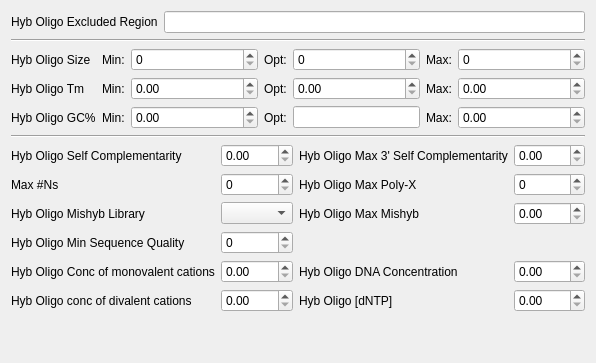
     <widget class="QWidget" name="tab_InternalOligo">
      <attribute name="title">
       <string>Internal Oligo</string>
      </attribute>
      <layout class="QVBoxLayout" name="verticalLayout_7">
       <item>
        <layout class="QHBoxLayout" name="horizontalLayout_4">
         <item>
          <widget class="QLabel" name="label_58">
           <property name="text">
            <string>Hyb Oligo Excluded Region</string>
           </property>
          </widget>
         </item>
         <item>
          <widget class="QLineEdit" name="edit_PRIMER_INTERNAL_OLIGO_EXCLUDED_REGION"/>
         </item>
        </layout>
       </item>
       <item>
        <widget class="Line" name="line_9">
         <property name="orientation">
          <enum>Qt::Horizontal</enum>
         </property>
        </widget>
       </item>
       <item>
        <layout class="QGridLayout" name="gridLayout_14">
         <item row="0" column="0">
          <widget class="QLabel" name="label_59">
           <property name="text">
            <string>Hyb Oligo Size</string>
           </property>
          </widget>
         </item>
         <item row="1" column="0">
          <widget class="QLabel" name="label_60">
           <property name="text">
            <string>Hyb Oligo Tm</string>
           </property>
          </widget>
         </item>
         <item row="2" column="0">
          <widget class="QLabel" name="label_61">
           <property name="text">
            <string>Hyb Oligo GC%</string>
           </property>
          </widget>
         </item>
         <item row="0" column="1">
          <widget class="QLabel" name="label_62">
           <property name="text">
            <string>Min:</string>
           </property>
          </widget>
         </item>
         <item row="1" column="1">
          <widget class="QLabel" name="label_63">
           <property name="text">
            <string>Min:</string>
           </property>
          </widget>
         </item>
         <item row="2" column="1">
          <widget class="QLabel" name="label_64">
           <property name="text">
            <string>Min:</string>
           </property>
          </widget>
         </item>
         <item row="0" column="2">
          <widget class="QSpinBox" name="edit_PRIMER_INTERNAL_OLIGO_MIN_SIZE">
           <property name="sizePolicy">
            <sizepolicy hsizetype="Expanding" vsizetype="Fixed">
             <horstretch>0</horstretch>
             <verstretch>0</verstretch>
            </sizepolicy>
           </property>
           <property name="maximum">
            <number>9999</number>
           </property>
          </widget>
         </item>
         <item row="1" column="2">
          <widget class="QDoubleSpinBox" name="edit_PRIMER_INTERNAL_OLIGO_MIN_TM">
           <property name="sizePolicy">
            <sizepolicy hsizetype="Expanding" vsizetype="Fixed">
             <horstretch>0</horstretch>
             <verstretch>0</verstretch>
            </sizepolicy>
           </property>
           <property name="maximum">
            <double>9999.989999999999782</double>
           </property>
          </widget>
         </item>
         <item row="2" column="2">
          <widget class="QDoubleSpinBox" name="edit_PRIMER_INTERNAL_OLIGO_MIN_GC">
           <property name="sizePolicy">
            <sizepolicy hsizetype="Expanding" vsizetype="Fixed">
             <horstretch>0</horstretch>
             <verstretch>0</verstretch>
            </sizepolicy>
           </property>
           <property name="maximum">
            <double>100.000000000000000</double>
           </property>
          </widget>
         </item>
         <item row="0" column="3">
          <widget class="QLabel" name="label_65">
           <property name="text">
            <string>Opt:</string>
           </property>
          </widget>
         </item>
         <item row="1" column="3">
          <widget class="QLabel" name="label_66">
           <property name="text">
            <string>Opt:</string>
           </property>
          </widget>
         </item>
         <item row="2" column="3">
          <widget class="QLabel" name="label_67">
           <property name="text">
            <string>Opt:</string>
           </property>
          </widget>
         </item>
         <item row="0" column="4">
          <widget class="QSpinBox" name="edit_PRIMER_INTERNAL_OLIGO_OPT_SIZE">
           <property name="sizePolicy">
            <sizepolicy hsizetype="Expanding" vsizetype="Fixed">
             <horstretch>0</horstretch>
             <verstretch>0</verstretch>
            </sizepolicy>
           </property>
           <property name="maximum">
            <number>9999</number>
           </property>
          </widget>
         </item>
         <item row="1" column="4">
          <widget class="QDoubleSpinBox" name="edit_PRIMER_INTERNAL_OLIGO_OPT_TM">
           <property name="sizePolicy">
            <sizepolicy hsizetype="Expanding" vsizetype="Fixed">
             <horstretch>0</horstretch>
             <verstretch>0</verstretch>
            </sizepolicy>
           </property>
           <property name="maximum">
            <double>9999.989999999999782</double>
           </property>
          </widget>
         </item>
         <item row="2" column="4">
          <widget class="QLineEdit" name="edit_PRIMER_INTERNAL_OLIGO_OPT_GC_PERCENT"/>
         </item>
         <item row="0" column="5">
          <widget class="QLabel" name="label_68">
           <property name="text">
            <string>Max:</string>
           </property>
          </widget>
         </item>
         <item row="1" column="5">
          <widget class="QLabel" name="label_69">
           <property name="text">
            <string>Max:</string>
           </property>
          </widget>
         </item>
         <item row="2" column="5">
          <widget class="QLabel" name="label_70">
           <property name="text">
            <string>Max:</string>
           </property>
          </widget>
         </item>
         <item row="0" column="6">
          <widget class="QSpinBox" name="edit_PRIMER_INTERNAL_OLIGO_MAX_SIZE">
           <property name="sizePolicy">
            <sizepolicy hsizetype="Expanding" vsizetype="Fixed">
             <horstretch>0</horstretch>
             <verstretch>0</verstretch>
            </sizepolicy>
           </property>
          </widget>
         </item>
         <item row="1" column="6">
          <widget class="QDoubleSpinBox" name="edit_PRIMER_INTERNAL_OLIGO_MAX_TM">
           <property name="sizePolicy">
            <sizepolicy hsizetype="Expanding" vsizetype="Fixed">
             <horstretch>0</horstretch>
             <verstretch>0</verstretch>
            </sizepolicy>
           </property>
          </widget>
         </item>
         <item row="2" column="6">
          <widget class="QDoubleSpinBox" name="edit_PRIMER_INTERNAL_OLIGO_MAX_GC">
           <property name="sizePolicy">
            <sizepolicy hsizetype="Expanding" vsizetype="Fixed">
             <horstretch>0</horstretch>
             <verstretch>0</verstretch>
            </sizepolicy>
           </property>
          </widget>
         </item>
        </layout>
       </item>
       <item>
        <widget class="Line" name="line_10">
         <property name="orientation">
          <enum>Qt::Horizontal</enum>
         </property>
        </widget>
       </item>
       <item>
        <layout class="QGridLayout" name="gridLayout_15">
         <item row="0" column="0">
          <widget class="QLabel" name="label_71">
           <property name="text">
            <string>Hyb Oligo Self Complementarity</string>
           </property>
          </widget>
         </item>
         <item row="1" column="0">
          <widget class="QLabel" name="label_72">
           <property name="text">
            <string>Max #Ns</string>
           </property>
          </widget>
         </item>
         <item row="2" column="0">
          <widget class="QLabel" name="label_73">
           <property name="text">
            <string>Hyb Oligo Mishyb Library</string>
           </property>
          </widget>
         </item>
         <item row="3" column="0">
          <widget class="QLabel" name="label_74">
           <property name="text">
            <string>Hyb Oligo Min Sequence Quality</string>
           </property>
          </widget>
         </item>
         <item row="4" column="0">
          <widget class="QLabel" name="label_75">
           <property name="text">
            <string>Hyb Oligo Conc of monovalent cations</string>
           </property>
          </widget>
         </item>
         <item row="5" column="0">
          <widget class="QLabel" name="label_76">
           <property name="text">
            <string>Hyb Oligo conc of divalent cations</string>
           </property>
          </widget>
         </item>
         <item row="0" column="1">
          <widget class="QDoubleSpinBox" name="edit_PRIMER_INTERNAL_OLIGO_SELF_ANY">
           <property name="sizePolicy">
            <sizepolicy hsizetype="Expanding" vsizetype="Fixed">
             <horstretch>0</horstretch>
             <verstretch>0</verstretch>
            </sizepolicy>
           </property>
           <property name="maximum">
            <double>9999.989999999999782</double>
           </property>
          </widget>
         </item>
         <item row="1" column="1">
          <widget class="QSpinBox" name="edit_PRIMER_INTERNAL_OLIGO_NUM_NS">
           <property name="sizePolicy">
            <sizepolicy hsizetype="Expanding" vsizetype="Fixed">
             <horstretch>0</horstretch>
             <verstretch>0</verstretch>
            </sizepolicy>
           </property>
           <property name="maximum">
            <number>9999</number>
           </property>
          </widget>
         </item>
         <item row="2" column="1">
          <widget class="QComboBox" name="combobox_PRIMER_INTERNAL_OLIGO_MISHYB_LIBRARY">
           <property name="sizePolicy">
            <sizepolicy hsizetype="Expanding" vsizetype="Fixed">
             <horstretch>0</horstretch>
             <verstretch>0</verstretch>
            </sizepolicy>
           </property>
          </widget>
         </item>
         <item row="3" column="1">
          <widget class="QSpinBox" name="edit_PRIMER_INTERNAL_OLIGO_MIN_QUALITY">
           <property name="sizePolicy">
            <sizepolicy hsizetype="Expanding" vsizetype="Fixed">
             <horstretch>0</horstretch>
             <verstretch>0</verstretch>
            </sizepolicy>
           </property>
           <property name="maximum">
            <number>9999</number>
           </property>
          </widget>
         </item>
         <item row="4" column="1">
          <widget class="QDoubleSpinBox" name="edit_PRIMER_INTERNAL_OLIGO_SALT_CONC">
           <property name="sizePolicy">
            <sizepolicy hsizetype="Expanding" vsizetype="Fixed">
             <horstretch>0</horstretch>
             <verstretch>0</verstretch>
            </sizepolicy>
           </property>
           <property name="maximum">
            <double>9999.989999999999782</double>
           </property>
          </widget>
         </item>
         <item row="5" column="1">
          <widget class="QDoubleSpinBox" name="edit_PRIMER_INTERNAL_OLIGO_DIVALENT_CONC">
           <property name="sizePolicy">
            <sizepolicy hsizetype="Expanding" vsizetype="Fixed">
             <horstretch>0</horstretch>
             <verstretch>0</verstretch>
            </sizepolicy>
           </property>
           <property name="maximum">
            <double>9999.989999999999782</double>
           </property>
          </widget>
         </item>
         <item row="0" column="2">
          <widget class="QLabel" name="label_77">
           <property name="text">
            <string>Hyb Oligo Max 3' Self Complementarity</string>
           </property>
          </widget>
         </item>
         <item row="1" column="2">
          <widget class="QLabel" name="label_78">
           <property name="text">
            <string>Hyb Oligo Max Poly-X</string>
           </property>
          </widget>
         </item>
         <item row="2" column="2">
          <widget class="QLabel" name="label_79">
           <property name="text">
            <string>Hyb Oligo Max Mishyb</string>
           </property>
          </widget>
         </item>
         <item row="0" column="3">
          <widget class="QDoubleSpinBox" name="edit_PRIMER_INTERNAL_OLIGO_SELF_END">
           <property name="sizePolicy">
            <sizepolicy hsizetype="Expanding" vsizetype="Fixed">
             <horstretch>0</horstretch>
             <verstretch>0</verstretch>
            </sizepolicy>
           </property>
           <property name="maximum">
            <double>9999.989999999999782</double>
           </property>
          </widget>
         </item>
         <item row="1" column="3">
          <widget class="QSpinBox" name="edit_PRIMER_INTERNAL_OLIGO_MAX_POLY_X">
           <property name="sizePolicy">
            <sizepolicy hsizetype="Expanding" vsizetype="Fixed">
             <horstretch>0</horstretch>
             <verstretch>0</verstretch>
            </sizepolicy>
           </property>
           <property name="maximum">
            <number>9999</number>
           </property>
          </widget>
         </item>
         <item row="2" column="3">
          <widget class="QDoubleSpinBox" name="edit_PRIMER_INTERNAL_OLIGO_MAX_MISHYB">
           <property name="sizePolicy">
            <sizepolicy hsizetype="Expanding" vsizetype="Fixed">
             <horstretch>0</horstretch>
             <verstretch>0</verstretch>
            </sizepolicy>
           </property>
           <property name="maximum">
            <double>9999.989999999999782</double>
           </property>
          </widget>
         </item>
         <item row="5" column="2">
          <widget class="QLabel" name="label_81">
           <property name="text">
            <string>Hyb Oligo [dNTP]</string>
           </property>
          </widget>
         </item>
         <item row="4" column="2">
          <widget class="QLabel" name="label_80">
           <property name="text">
            <string>Hyb Oligo DNA Concentration</string>
           </property>
          </widget>
         </item>
         <item row="5" column="3">
          <widget class="QDoubleSpinBox" name="edit_PRIMER_INTERNAL_OLIGO_DNTP_CONC">
           <property name="sizePolicy">
            <sizepolicy hsizetype="Expanding" vsizetype="Fixed">
             <horstretch>0</horstretch>
             <verstretch>0</verstretch>
            </sizepolicy>
           </property>
           <property name="maximum">
            <double>9999.989999999999782</double>
           </property>
          </widget>
         </item>
         <item row="4" column="3">
          <widget class="QDoubleSpinBox" name="edit_PRIMER_INTERNAL_OLIGO_DNA_CONC">
           <property name="sizePolicy">
            <sizepolicy hsizetype="Expanding" vsizetype="Fixed">
             <horstretch>0</horstretch>
             <verstretch>0</verstretch>
            </sizepolicy>
           </property>
           <property name="maximum">
            <double>9999.989999999999782</double>
           </property>
          </widget>
         </item>
        </layout>
       </item>
       <item>
        <spacer name="verticalSpacer_3">
         <property name="orientation">
          <enum>Qt::Vertical</enum>
         </property>
         <property name="sizeHint" stdset="0">
          <size>
           <width>20</width>
           <height>40</height>
          </size>
         </property>
        </spacer>
       </item>
      </layout>
     </widget>
